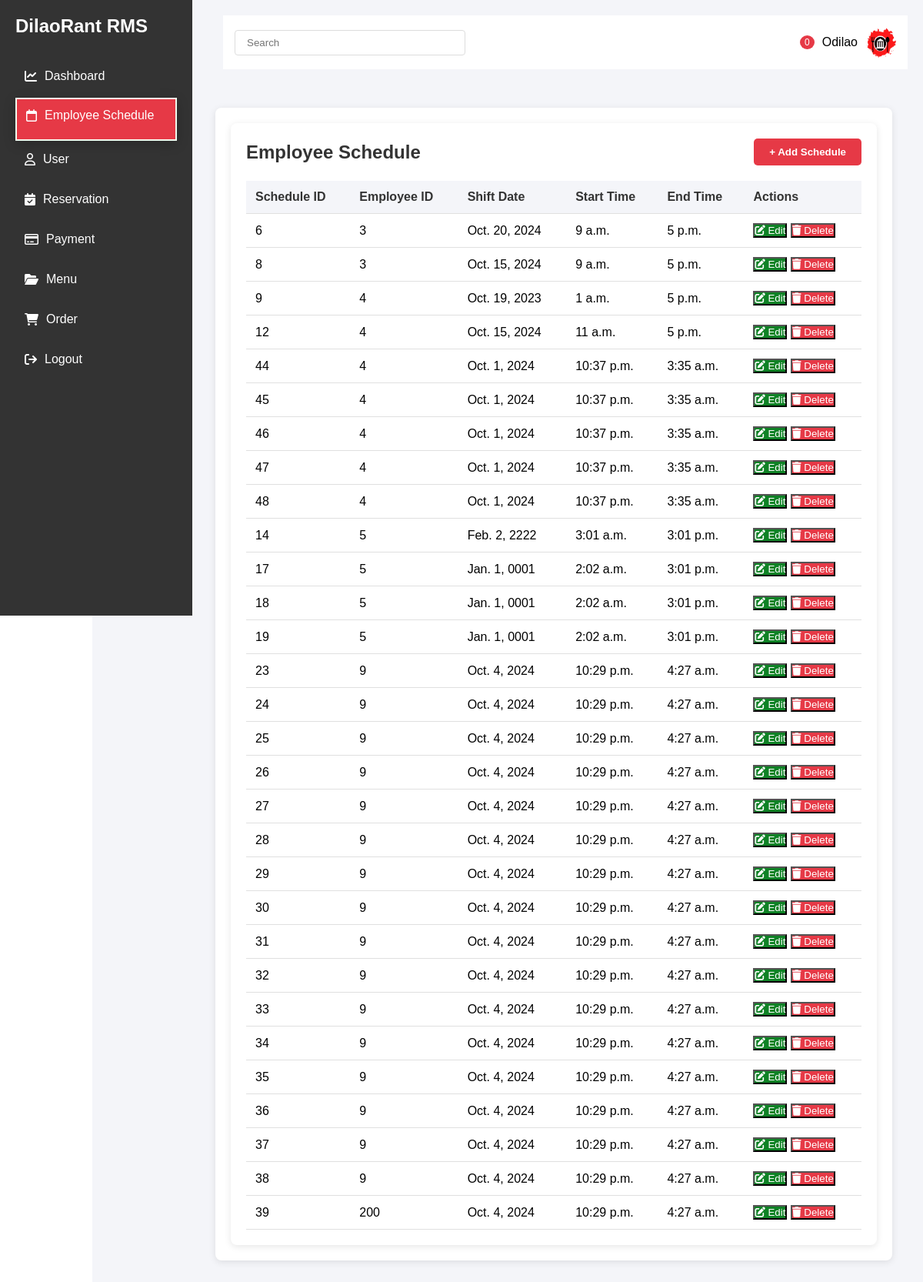
/dashboard/employeeSchedule/ (signed in), run on the app's committed database.
### employeeSchedule/models.py (models this page shows, shortened)
class EmSchedule(models.Model):
    schedule_id = models.AutoField(primary_key=True)
    employee_id = models.IntegerField()
    shift_date = models.DateField()
    shift_time = models.TimeField()
    end_time = models.TimeField()
    class Meta:
        ordering = ['employee_id']

### employeeSchedule/views.py (the view)
# urls.py: path('',views.display_schedulev2,name='display'),
@login_required(login_url='login')
def display_schedulev2(request):
    schedules = EmSchedule.objects.all().order_by('employee_id')
    return render(request, 'employeeSchedule/EsDisplay.html', {'schedules': schedules})

### employeeSchedule/templates/employeeSchedule/EsDisplay.html (shortened to what this page needs)
{% load static %}
<!DOCTYPE html>
<html lang="en">
<head>
    <link rel="stylesheet" href="https://cdnjs.cloudflare.com/ajax/libs/font-awesome/6.0.0/css/all.min.css">
</head>
<body>
    <div class="sidebar">
        <h2>DilaoRant RMS</h2>
        <div style="margin-top: 30px;">
            <a href="{% url 'successdashboard' %}" class="menu-item">
                <i class="fas fa-chart-line"></i>
                Dashboard
            </a>
            <div class="selected">
            <a href="{% url 'Display' %}" class="menu-item">
                <i class="fa-regular fa-calendar"></i>
                Employee Schedule
            </a>    </div>
            <a href="{% url 'DisplayUser'%}" class="menu-item">
                <i class="fa-regular fa-user"></i>
                User
            </a>
            <a href="{% url 'DisplayReservation'%}" class="menu-item">
                <i class="fa-solid fa-calendar-check"></i>
                Reservation
            </a>
            <a href="{% url 'DisplayPayment' %}" class="menu-item">
                <i class="fa-regular fa-credit-card"></i>
                Payment
            </a>
            <a href="{% url 'DisplayMenu' %}" class="menu-item">
                <i class="fa-solid fa-folder-open"></i>
                Menu
            </a>
            <a href="{% url 'DisplayOrder' %}" class="menu-item">
                <i class="fa-solid fa-cart-shopping"></i>
                Order
            </a>
            <a href="{% url 'logout' %}" class="menu-item">
                <i class="fa-solid fa-arrow-right-from-bracket"></i>
                Logout
            </a>
        </div>
    </div>
    <div class="main-content">
        <div class="top-bar" style=" margin-left: 150px;">
            <input type="text" class="search-bar" placeholder="Search">
            <div class="user-profile">
                <span class="notification">0</span>
                <span>Odilao</span>
                <img src="{% static 'dashboard/bg3.png' %}" alt="Admin" style="width: 40px; height: 40px; border-radius: 50%;">
            </div>
        </div>
        <div class="main-content">
            <div class="schedule-container">
                <div class="schedule-container">
                    <div class="schedule-header">
                        <h2 class="schedule-title">Employee Schedule</h2>
                        <button class="add-schedule-btn" onclick="showAddPopup()">+ Add Schedule</button>
                    </div>
                <table class="schedule-table">
                    <thead>
                        <tr>
                            <th>Schedule ID</th>
                            <th>Employee ID</th>
                            <th>Shift Date</th>
                            <th>Start Time</th>
                            <th>End Time</th>
                            <th>Actions</th>
                        </tr>
                    </thead>
                    <tbody>
                        {% for schedule in schedules %}
                        <tr>
                            <td>{{schedule.schedule_id }}</td>
                            <td>{{ schedule.employee_id }}</td>
                            <td>{{ schedule.shift_date }}</td>
                            <td>{{ schedule.shift_time }}</td>
                            <td>{{ schedule.end_time }}</td>
                            <td>
                                <div class="action-buttons">
                                    <button
                                        class="btn btn-edit btn-tooltip"
                                        onclick="update_schedule('{{ schedule.schedule_id }}')"
                                        data-tooltip="Edit Schedule"
                                    >
                                        <i class="fas fa-edit"></i>
                                        Edit
                                    </button>
                                    <button
                                        class="btn btn-delete btn-tooltip"
                                        onclick="delete_schedule('{{ schedule.schedule_id }}')"
                                        data-tooltip="Delete Schedule"
                                    >
                                        <i class="fas fa-trash"></i>
                                        Delete
                                    </button>
                                </div>
                            </td>
                        </tr>
                        {% empty %}
                        <tr>
                            <td colspan="5" style="text-align: center;">No schedules found.</td>
                        </tr>
                        {% endfor %}
                    </tbody>
                </table>
            </div>
    </div>
</body>
</html>

### employeeSchedule/templates/employeeSchedule/EsDisplay.html (style rules this page uses)
* { margin: 0; padding: 0; box-sizing: border-box; font-family: 'Arial', sans-serif; }
.sidebar { width: 250px; background-color: #333; height: 100vh; position: fixed; left: 0; top: 0; color: white; padding: 20px; }
.main-content { margin-left: 120px; padding: 20px; background-color: #f4f5f9; min-height: 100vh; }
.top-bar { display: flex; justify-content: space-between; align-items: center; padding: 15px; background-color: white; margin-bottom: 30px; }
.search-bar { padding: 8px 15px; border: 1px solid #ddd; border-radius: 4px; width: 300px; }
.user-profile { display: flex; align-items: center; gap: 10px; }
.notification { background-color: #e63946; color: white; padding: 2px 6px; border-radius: 50%; font-size: 12px; }
.menu-item { display: flex; align-items: center; padding: 12px; color: white; text-decoration: none; margin-bottom: 10px; transition: background-color 0.3s; }
.menu-item i { margin-right: 10px; }
.selected { background-color: #e63946; color: white; border: 2px solid #f1faee; box-shadow: 0 4px 15px rgba(0, 0, 0, 0.2); transform: translateY(-3px); }
.schedule-container { background-color: white; border-radius: 8px; padding: 20px; box-shadow: 0 2px 10px rgba(0, 0, 0, 0.1); max-width: 1000px; margin: 0 auto; }
.schedule-header { display: flex; justify-content: space-between; align-items: center; margin-bottom: 20px; }
.schedule-title { font-size: 24px; font-weight: bold; color: #333; }
.add-schedule-btn { background-color: #e63946; color: white; border: none; padding: 10px 20px; border-radius: 5px; cursor: pointer; font-weight: bold; }
.schedule-table { width: 100%; border-collapse: collapse; }
.schedule-table th, .schedule-table td { padding: 12px; text-align: left; border-bottom: 1px solid #e0e0e0; }
.schedule-table th { background-color: #f4f5f9; font-weight: bold; color: #333; }
.btn-edit { background-color: #0e8225; color: white; }
.btn-delete { background-color: #e63946; color: white; }

### data on the page
EmSchedule: schedule_id "6", employee_id "3", shift_date "Oct. 20, 2024", shift_time "9 a.m.", end_time "5 p.m."
EmSchedule: schedule_id "8", employee_id "3", shift_date "Oct. 15, 2024", shift_time "9 a.m.", end_time "5 p.m."
EmSchedule: schedule_id "9", employee_id "4", shift_date "Oct. 19, 2023", shift_time "1 a.m.", end_time "5 p.m."
EmSchedule: schedule_id "12", employee_id "4", shift_date "Oct. 15, 2024", shift_time "11 a.m.", end_time "5 p.m."
EmSchedule: schedule_id "44", employee_id "4", shift_date "Oct. 1, 2024", shift_time "10:37 p.m.", end_time "3:35 a.m."
EmSchedule: schedule_id "45", employee_id "4", shift_date "Oct. 1, 2024", shift_time "10:37 p.m.", end_time "3:35 a.m."
EmSchedule: schedule_id "46", employee_id "4", shift_date "Oct. 1, 2024", shift_time "10:37 p.m.", end_time "3:35 a.m."
EmSchedule: schedule_id "47", employee_id "4", shift_date "Oct. 1, 2024", shift_time "10:37 p.m.", end_time "3:35 a.m."
EmSchedule: schedule_id "48", employee_id "4", shift_date "Oct. 1, 2024", shift_time "10:37 p.m.", end_time "3:35 a.m."
EmSchedule: schedule_id "14", employee_id "5", shift_date "Feb. 2, 2222", shift_time "3:01 a.m.", end_time "3:01 p.m."
EmSchedule: schedule_id "17", employee_id "5", shift_date "Jan. 1, 0001", shift_time "2:02 a.m.", end_time "3:01 p.m."
EmSchedule: schedule_id "18", employee_id "5", shift_date "Jan. 1, 0001", shift_time "2:02 a.m.", end_time "3:01 p.m."
EmSchedule: schedule_id "19", employee_id "5", shift_date "Jan. 1, 0001", shift_time "2:02 a.m.", end_time "3:01 p.m."
EmSchedule: schedule_id "23", employee_id "9", shift_date "Oct. 4, 2024", shift_time "10:29 p.m.", end_time "4:27 a.m."
EmSchedule: schedule_id "24", employee_id "9", shift_date "Oct. 4, 2024", shift_time "10:29 p.m.", end_time "4:27 a.m."
EmSchedule: schedule_id "25", employee_id "9", shift_date "Oct. 4, 2024", shift_time "10:29 p.m.", end_time "4:27 a.m."
EmSchedule: schedule_id "26", employee_id "9", shift_date "Oct. 4, 2024", shift_time "10:29 p.m.", end_time "4:27 a.m."
EmSchedule: schedule_id "27", employee_id "9", shift_date "Oct. 4, 2024", shift_time "10:29 p.m.", end_time "4:27 a.m."
EmSchedule: schedule_id "28", employee_id "9", shift_date "Oct. 4, 2024", shift_time "10:29 p.m.", end_time "4:27 a.m."
EmSchedule: schedule_id "29", employee_id "9", shift_date "Oct. 4, 2024", shift_time "10:29 p.m.", end_time "4:27 a.m."
EmSchedule: schedule_id "30", employee_id "9", shift_date "Oct. 4, 2024", shift_time "10:29 p.m.", end_time "4:27 a.m."
EmSchedule: schedule_id "31", employee_id "9", shift_date "Oct. 4, 2024", shift_time "10:29 p.m.", end_time "4:27 a.m."
EmSchedule: schedule_id "32", employee_id "9", shift_date "Oct. 4, 2024", shift_time "10:29 p.m.", end_time "4:27 a.m."
EmSchedule: schedule_id "33", employee_id "9", shift_date "Oct. 4, 2024", shift_time "10:29 p.m.", end_time "4:27 a.m."
EmSchedule: schedule_id "34", employee_id "9", shift_date "Oct. 4, 2024", shift_time "10:29 p.m.", end_time "4:27 a.m."
EmSchedule: schedule_id "35", employee_id "9", shift_date "Oct. 4, 2024", shift_time "10:29 p.m.", end_time "4:27 a.m."
EmSchedule: schedule_id "36", employee_id "9", shift_date "Oct. 4, 2024", shift_time "10:29 p.m.", end_time "4:27 a.m."
EmSchedule: schedule_id "37", employee_id "9", shift_date "Oct. 4, 2024", shift_time "10:29 p.m.", end_time "4:27 a.m."
EmSchedule: schedule_id "38", employee_id "9", shift_date "Oct. 4, 2024", shift_time "10:29 p.m.", end_time "4:27 a.m."
EmSchedule: schedule_id "39", employee_id "200", shift_date "Oct. 4, 2024", shift_time "10:29 p.m.", end_time "4:27 a.m."
